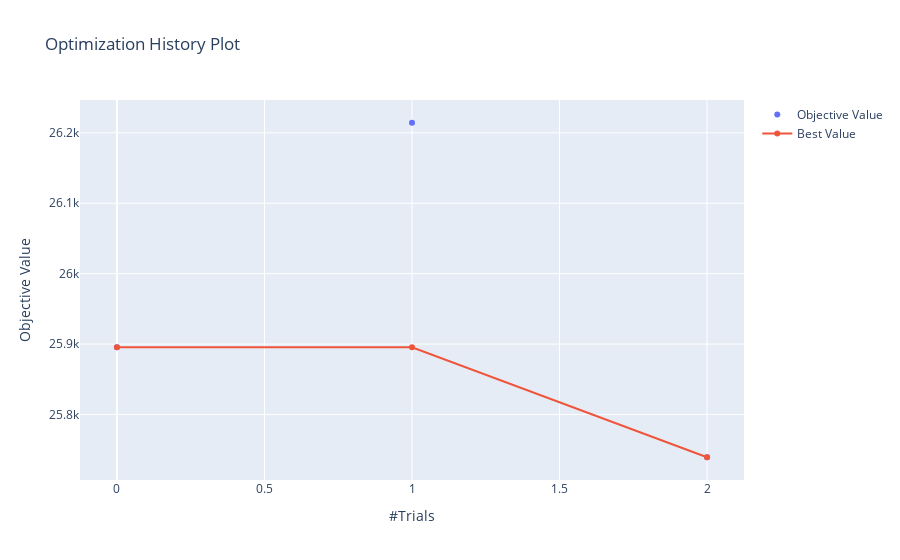

The notebook cell saved with this chart:
### Code cell
# 하이퍼파라미터 최적화 과정을 확인
optuna.visualization.plot_optimization_history(study)

### Figure 1 — Plotly figure (JSON) as saved in the notebook; plotly's stock layout.template omitted (floating-point values rounded to 4 significant figures)
{"data": [{"mode": "markers", "name": "Objective Value", "type": "scatter", "x": [0, 1, 2], "y": [25900.0, 26210.0, 25740.0]}, {"name": "Best Value", "type": "scatter", "x": [0, 1, 2], "y": [25900.0, 25900.0, 25740.0]}], "layout": {"title": {"text": "Optimization History Plot"}, "xaxis": {"title": {"text": "#Trials"}}, "yaxis": {"title": {"text": "Objective Value"}}}}
